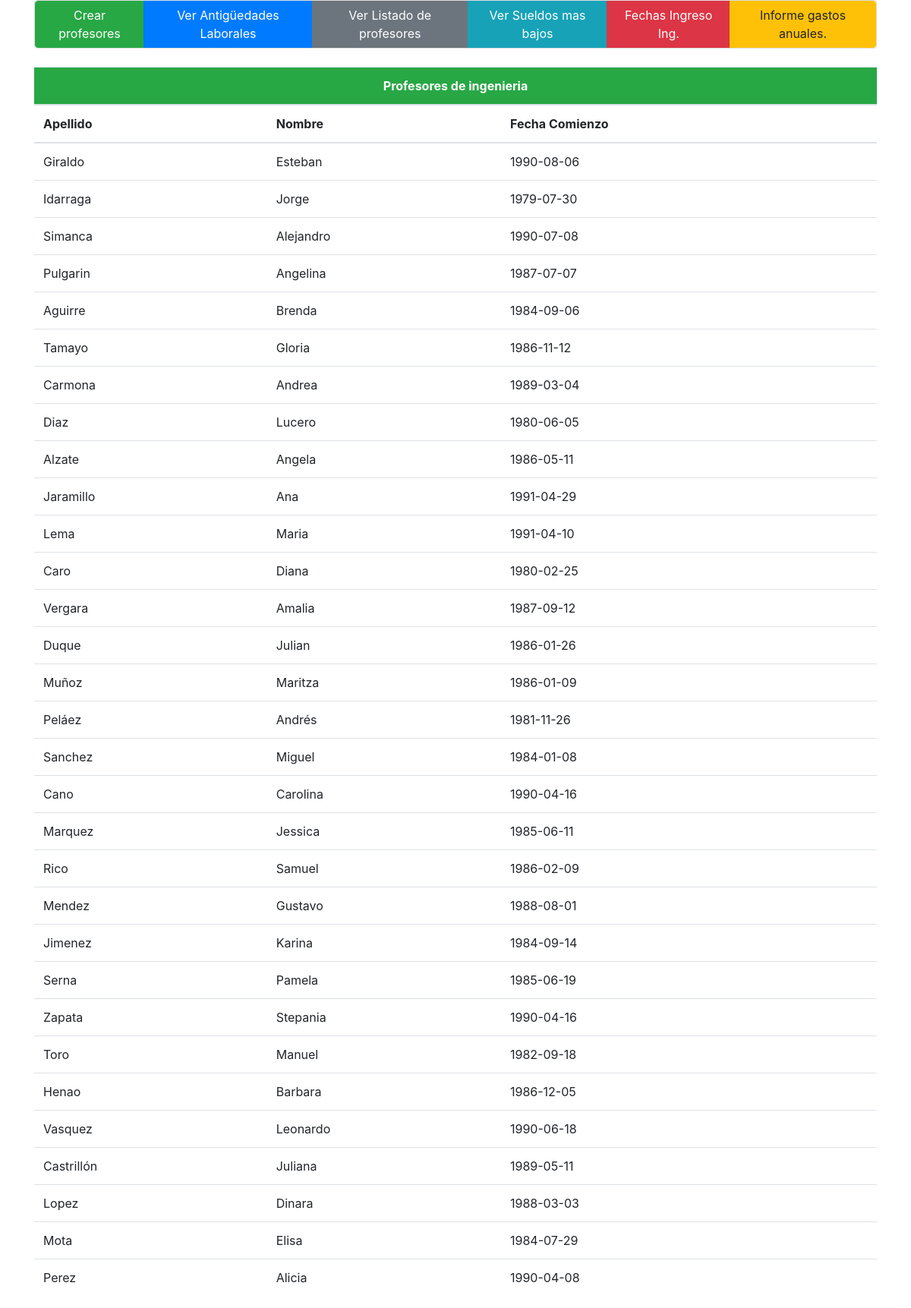
The page /vista/ingenieria.php on the database its author committed.
### tables this page shows
CREATE TABLE `profesores` (
  `id` int(11) NOT NULL,
  `id_empleado` int(11) NOT NULL,
  `apellido` varchar(255) NOT NULL,
  `nombre` varchar(255) NOT NULL,
  `seccional` varchar(40) NOT NULL,
  `facultad` varchar(40) NOT NULL,
  `cargo` varchar(40) NOT NULL,
  `salario` int(20) NOT NULL,
  `fecha_comienzo` date NOT NULL,
  `fecha_nacimiento` date NOT NULL
);

### modelo/conexion.php (called while the page is built)
<?php
class Conexion
{
	static public function conectar(){
		$link = new PDO("mysql:host=localhost;dbname=profesores","root","martin07081988");
		$link->exec("set names utf8");
		$link->setAttribute(PDO::ATTR_ERRMODE, PDO::ERRMODE_EXCEPTION);
		return $link;
	}
}

### modelo/profesores.model.php (called while the page is built, shortened)
<?php
	require_once 'conexion.php';
	class ProfesorModel	{
		static public function mdlListarIngenieria(){
			try {
				$stmt = Conexion::conectar()->prepare("SELECT nombre, apellido, fecha_comienzo from profesores where facultad = 'Ingeniería' ");
				$stmt->execute();
				$retorno = $stmt->fetchAll(PDO::FETCH_ASSOC);
			} catch (PDOException $e) {
				$error  = $e->getMessage();
			}
			if (isset($error)) {
				return $error;
			} else {
				return $retorno;
			}
		}
	}
?>

### controlador/profesor.controller.php (called while the page is built, shortened)
<?php
	class ProfesoresController
	{
		static public function ctrListarIngenieria(){
			$ingenieria = ProfesorModel::mdlListarIngenieria();
			return $ingenieria;
		}
	}
?>

### vista/ingenieria.php (the view, shortened to what this page needs)
<?php
  $ingenieria = ProfesoresController::ctrListarIngenieria();
?>
<!DOCTYPE html>
<html lang="en">
<head>
  <link rel="stylesheet" href="https://cdn.jsdelivr.net/npm/bootstrap@4.6.1/dist/css/bootstrap.min.css">
</head>
<body>
  <div class="container">
    <?php include 'menu.php'; ?>
    <br>
    <table class="table">
      <thead>
        <tr class="bg-success">
          <th colspan="3" class="text-white text-center">Profesores de ingenieria</th>
        </tr>
        <tr>
          <th scope="col">Apellido</th>
          <th scope="col">Nombre</th>
          <th scope="col">Fecha Comienzo</th>
        </tr>
      </thead>
      <tbody>
        <?php foreach ($ingenieria as $val): ?>
          <tr>
            <td><?= $val['apellido']?></td>
            <td><?= $val['nombre']?></td>
            <td><?= $val['fecha_comienzo']?></td>
          </tr>
        <?php  $i++; endforeach ?>
      </tbody>
    </table>
  </div>
</body>
</html>

### vista/menu.php
<div class="card">
      <div class="btn-group">
        <a href="/" class="btn btn-success">Crear profesores</a>
        <a href="/index.php?ruta=antiguedad" class="btn btn-primary">Ver Antigüedades Laborales</a>
        <a href="/index.php?ruta=listado" class="btn btn-secondary">Ver Listado de profesores</a>
        <a href="/index.php?ruta=sueldomasbajo" class="btn btn-info">Ver Sueldos mas bajos</a>
        <a href="/index.php?ruta=ingenieria" class="btn btn-danger">Fechas Ingreso Ing.</a>
        <a href="/index.php?ruta=gastosanuales" class="btn btn-warning">Informe gastos anuales.</a>
      </div>
    </div>

### rows shown on the page
profesores: apellido "Giraldo", nombre "Esteban", fecha_comienzo "1990-08-06"
profesores: apellido "Idarraga", nombre "Jorge", fecha_comienzo "1979-07-30"
profesores: apellido "Simanca", nombre "Alejandro", fecha_comienzo "1990-07-08"
profesores: apellido "Pulgarin", nombre "Angelina", fecha_comienzo "1987-07-07"
profesores: apellido "Aguirre", nombre "Brenda", fecha_comienzo "1984-09-06"
profesores: apellido "Tamayo", nombre "Gloria", fecha_comienzo "1986-11-12"
profesores: apellido "Carmona", nombre "Andrea", fecha_comienzo "1989-03-04"
profesores: apellido "Diaz", nombre "Lucero", fecha_comienzo "1980-06-05"
profesores: apellido "Alzate", nombre "Angela", fecha_comienzo "1986-05-11"
profesores: apellido "Jaramillo", nombre "Ana", fecha_comienzo "1991-04-29"
profesores: apellido "Lema", nombre "Maria", fecha_comienzo "1991-04-10"
profesores: apellido "Caro", nombre "Diana", fecha_comienzo "1980-02-25"
profesores: apellido "Vergara", nombre "Amalia", fecha_comienzo "1987-09-12"
profesores: apellido "Duque", nombre "Julian", fecha_comienzo "1986-01-26"
profesores: apellido "Muñoz", nombre "Maritza", fecha_comienzo "1986-01-09"
profesores: apellido "Peláez", nombre "Andrés", fecha_comienzo "1981-11-26"
profesores: apellido "Sanchez", nombre "Miguel", fecha_comienzo "1984-01-08"
profesores: apellido "Cano", nombre "Carolina", fecha_comienzo "1990-04-16"
profesores: apellido "Marquez", nombre "Jessica", fecha_comienzo "1985-06-11"
profesores: apellido "Rico", nombre "Samuel", fecha_comienzo "1986-02-09"
profesores: apellido "Mendez", nombre "Gustavo", fecha_comienzo "1988-08-01"
profesores: apellido "Jimenez", nombre "Karina", fecha_comienzo "1984-09-14"
profesores: apellido "Serna", nombre "Pamela", fecha_comienzo "1985-06-19"
profesores: apellido "Zapata", nombre "Stepania", fecha_comienzo "1990-04-16"
profesores: apellido "Toro", nombre "Manuel", fecha_comienzo "1982-09-18"
profesores: apellido "Henao", nombre "Barbara", fecha_comienzo "1986-12-05"
profesores: apellido "Vasquez", nombre "Leonardo", fecha_comienzo "1990-06-18"
profesores: apellido "Castrillón", nombre "Juliana", fecha_comienzo "1989-05-11"
profesores: apellido "Lopez", nombre "Dinara", fecha_comienzo "1988-03-03"
profesores: apellido "Mota", nombre "Elisa", fecha_comienzo "1984-07-29"
profesores: apellido "Perez", nombre "Alicia", fecha_comienzo "1990-04-08"
